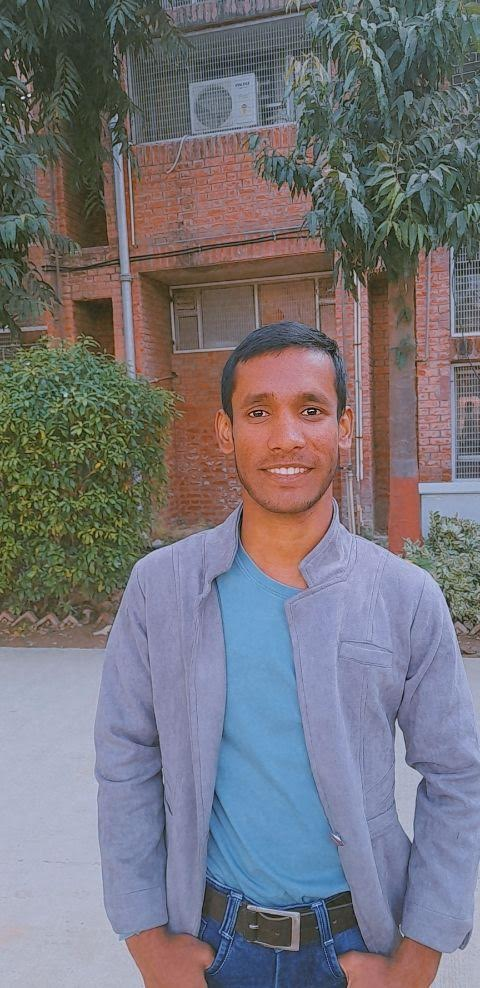
#> input picture photoGraph.jpeg, 480 x 988 px
$ python generate_banner.py
#> lines starting #> are read from the running program, lines starting #| are printed output that depends on the picture; after the words box and inside, x2 and y2 are one past the last pixel; in counts of white or black regions, pixels touching at a corner belong together
"""Generate the GitHub profile banners from avatar.png.

The source image and this script are the source of truth; generated SVGs are
deliberately checked in so GitHub can serve them directly.
"""
from pathlib import Path
import html
import random
import numpy as np
from PIL import Image, ImageEnhance, ImageFilter, ImageOps

ROOT = Path(__file__).resolve().parents[1]
OUT = ROOT / "assets"
OUT.mkdir(exist_ok=True)

W, H = 1180, 610
PX, PY, PW, PH = 54, 144, 372, 392


def dither(image: Image.Image, isolate_subject: bool) -> np.ndarray:
    """Floyd–Steinberg dither in serpentine order at the final dot grid."""
    gray = ImageOps.grayscale(image)
    gray = ImageOps.autocontrast(gray, cutoff=1)
    gray = ImageEnhance.Contrast(gray).enhance(1.3)
    gray = gray.filter(ImageFilter.UnsharpMask(radius=3, percent=140))
    a = np.asarray(gray.resize((186, 196), Image.Resampling.LANCZOS), dtype=float)
    # The avatar is dark subject on light background. Keep the dark ink.
    a = 255 - a
    for y in range(a.shape[0]):
        xs = range(a.shape[1]) if y % 2 == 0 else range(a.shape[1] - 1, -1, -1)
        for x in xs:
            old = a[y, x]
            new = 255 if old >= 118 else 0
            err = old - new
            a[y, x] = new
            direction = 1 if y % 2 == 0 else -1
            for dx, dy, weight in ((direction, 0, 7), (-direction, 1, 3), (0, 1, 5), (direction, 1, 1)):
                nx, ny = x + dx, y + dy
                if 0 <= nx < a.shape[1] and ny < a.shape[0]:
                    a[ny, nx] += err * weight / 16
    bits = a > 0
    if isolate_subject:
        # The supplied photo has a busy outdoor background. This tapered mask
        # preserves head/shoulders in dark mode without turning foliage into ink.
        yy, xx = np.ogrid[:bits.shape[0], :bits.shape[1]]
        head = ((xx - 93) / 51) ** 2 + ((yy - 59) / 66) ** 2 < 1
        shoulders = ((xx - 93) / 83) ** 2 + ((yy - 142) / 69) ** 2 < 1
        bits &= head | shoulders
    return bits


def dot_paths(bits: np.ndarray, hue: str) -> str:
    paths = []
    for y, row in enumerate(bits):
        x = 0
        while x < len(row):
            if not row[x]:
                x += 1
                continue
            start = x
            while x < len(row) and row[x]:
                x += 1
            # tight horizontal runs render crisply and keep file size modest
            x1 = PX + start * 2
            x2 = PX + x * 2 - 0.55
            yy = PY + y * 2
            paths.append(f'<path d="M{x1:.1f} {yy:.1f}h{x2-x1:.1f}"/>')
    return f'<g class="portrait-dots" stroke="{hue}">' + ''.join(paths) + '</g>'


def rows(values, color):
    out = []
    y = 182
    for label, value in values:
        label = html.escape(label.upper())
        value = html.escape(value)
        dots = '.' * max(3, 38 - len(label) - len(value))
        out.append(f'<text x="490" y="{y}" class="label">{label}</text><text x="598" y="{y}" class="leader">{dots}</text><text x="1088" y="{y}" class="value" text-anchor="end">{value}</text>')
        y += 23
    return ''.join(out)


def build(mode: str):
    dark = mode == 'dark'
    bg, panel, line, ink, muted, portrait = (
        ('#0A101F', '#0E172A', '#1E3850', '#D7F8FF', '#75A7B7', '#A78BFA') if dark else
        ('#F7FBFF', '#FFFFFF', '#C6E4EE', '#0A3040', '#547983', '#7C3AED')
    )
    image = Image.open(ROOT / 'photoGraph.jpeg').convert('RGB')
    # Head-and-shoulders framing: avoids the aggressive tight-face crop.
    image = image.crop((22, 230, 458, 690))
    bits = dither(image, isolate_subject=dark)
    values = [
        ('Subject', 'Javed Akhtar'), ('Role', 'Full Stack Developer'),
        ('Origin', 'Gurugram, Haryana, India'), ('Education', 'Software Engineering'),
        ('Status', 'Building AI-powered enterprise systems'),
        ('ToolChain', 'Python · FastAPI · Angular · Docker'),
        ('Core.Lang', 'Python · TypeScript · JavaScript'), ('Core.Frontend', 'Angular · React · Next.js'),
        ('Core.Backend', 'FastAPI · Node.js · REST'), ('Core.Database', 'MySQL · MongoDB · Redis'),
        ('Core.Infra', 'Docker · IIS · Linux'), ('Grid.Mail', 'javedsir301@gmail.com'),
        ('Grid.Portfolio', 'javed-akhtar-portfolio.vercel.app'), ('Grid.LinkedIn', 'in/javedsir301'),
        ('Grid.GitHub', 'github.com/javedsir301')]
    random.seed(301)
    spark = ''.join(f'<circle cx="{PX+random.random()*PW:.1f}" cy="{PY+random.random()*PH:.1f}" r="1" class="spark" style="animation-delay:-{random.random()*2:.2f}s"/>' for _ in range(64))
    svg = f'''<svg xmlns="http://www.w3.org/2000/svg" width="1180" height="610" viewBox="0 0 1180 610" role="img" aria-label="Javed Akhtar developer profile banner">
<style>
@keyframes enter {{ from {{ opacity:0 }} to {{ opacity:1 }} }}
@keyframes pulse {{ 0%,100% {{ opacity:1 }} 50% {{ opacity:.28 }} }}
.title{{font:600 15px ui-monospace,SFMono-Regular,Consolas,monospace;letter-spacing:1.8px;fill:{muted}}}.label{{font:600 12px ui-monospace,SFMono-Regular,Consolas,monospace;letter-spacing:1px;fill:{muted}}}.leader{{font:12px ui-monospace,SFMono-Regular,Consolas,monospace;fill:{line}}}.value{{font:500 13px ui-monospace,SFMono-Regular,Consolas,monospace;fill:{ink}}}.portrait-dots{{stroke-width:1.35;stroke-linecap:square;shape-rendering:crispEdges;animation:enter 2s ease-out both}}.spark{{fill:#22D3EE;animation:pulse 2s ease-in-out infinite}}.live{{animation:pulse 1.2s ease-in-out infinite}}</style>
<rect width="1180" height="610" rx="14" fill="{bg}"/><rect x="20" y="20" width="1140" height="570" rx="10" fill="{panel}" stroke="{line}"/>
<path d="M20 82H1160M456 82V590" stroke="{line}"/>
<circle cx="48" cy="51" r="6" fill="#FB7185"/><circle cx="70" cy="51" r="6" fill="#FBBF24"/><circle cx="92" cy="51" r="6" fill="#10B981"/>
<text x="122" y="56" class="title">profile.sh --live</text><text x="1098" y="56" class="title" text-anchor="end">JAVED AKHTAR / 2026</text>
<rect x="45" y="118" width="392" height="438" rx="7" fill="{bg}" stroke="{line}"/><text x="62" y="143" class="title">VISUAL.MAP / AVATAR</text>
<clipPath id="portrait"><rect x="{PX}" y="{PY}" width="{PW}" height="{PH}" rx="3"/></clipPath><g clip-path="url(#portrait)">{dot_paths(bits, portrait)}{spark}</g>
<path d="M54 536H426" stroke="{line}"/><text x="62" y="548" class="label">DITHERED IDENTITY SIGNAL</text>
<text x="490" y="128" class="title">SYSTEM.INFO</text><circle cx="960" cy="123" r="5" fill="#FB7185" class="live"/><text x="974" y="128" class="label" fill="#FB7185">LIVE</text><rect x="1030" y="105" width="72" height="28" rx="14" fill="#0891B2"/><text x="1066" y="124" text-anchor="middle" class="label" fill="#fff">@javedsir301</text>
{rows(values, ink)}<text x="490" y="555" class="label">01 / SYSTEM ONLINE</text><path d="M707 551h381" stroke="#10B981" stroke-width="3"/>
</svg>'''
    (OUT / f'{mode}.svg').write_text(svg, encoding='utf-8')


if __name__ == '__main__':
    build('dark')
#> in build, image is the input picture: PIL image 480x988 RGB; mean R, G, B 117.8, 115.9, 122.6
#> in build, `image = image.crop((22, 230, 458, 690))`:
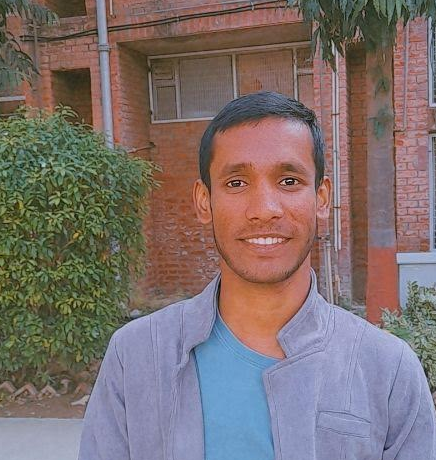
#> image: PIL image 436x460 RGB; mean R, G, B 125.6, 111.9, 110.5
#> in dither, `gray = ImageOps.grayscale(image)`:
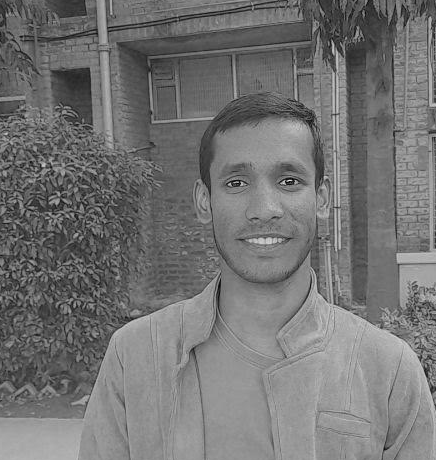
#> gray: PIL image 436x460 L; min 5, max 231, mean 115.9
#> in dither, `gray = ImageEnhance.Contrast(gray).enhance(1.3)`:
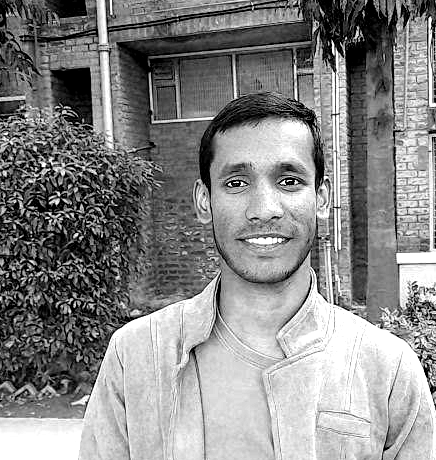
#> gray: PIL image 436x460 L; min 0, max 255, mean 136.2
#> in dither, `gray = gray.filter(ImageFilter.UnsharpMask(radius=3, percent=140))`:
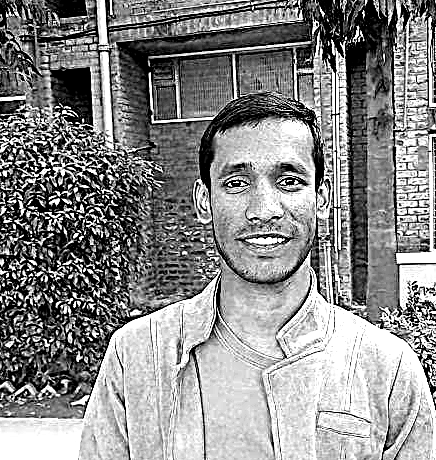
#> gray: PIL image 436x460 L; min 0, max 255, mean 139
#> in dither, `a = 255 - a`:
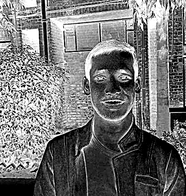
#> a: shape (196, 186) float64; min 0, max 255, mean 115.9
#> after the loop in dither, `for y in range(a.shape[0]):`:
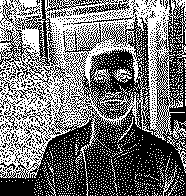
#> a: shape (196, 186) float64; 45.4% white in thin lines or dots
#> in dither, `bits = a > 0`: bits: shape (196, 186) bool; 45.4% white in thin lines or dots
#> in dither, `bits &= head | shoulders`:
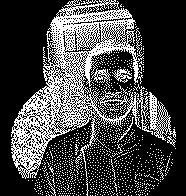
#> bits: shape (196, 186) bool; 27.4% white in thin lines or dots, all inside (x1, y1, x2, y2) = (11, 0, 176, 196)
#> after the loop in dot_paths, `for y, row in enumerate(bits):`: paths = 5550 items, first 6: '<path d="M202.0 144.0h1.4"/>', '<path d="M206.0 144.0h1.4"/>', '<path d="M210.0 144.0h1.4"/>', '<path d="M214.0 144.0h1.4"/>', '<path d="M226.0 144.0h1.4"/>', '<path d="M230.0 144.0h1.4"/>'
#> in rows, `out = []`: out = []
#> after the loop in rows, `for label, value in values:`: out = 15 items; y = 527
    build('light')
